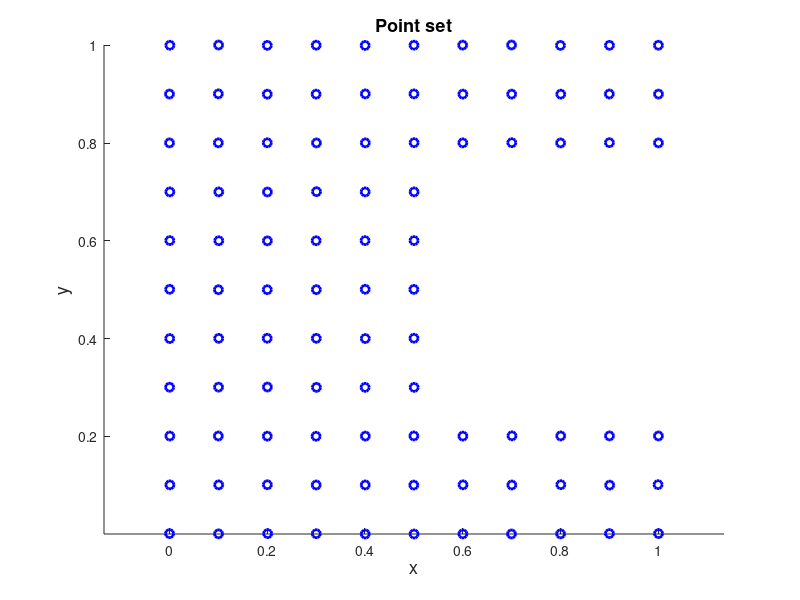

Recreate this plot in MATLAB. (Note: this script raises an error after producing the figure.)
%% Mesh generation from a 2D gridded point set with a cavity

%% Introduction
% In this example, a 2-dimensional point set is given, which has an
% internal cavity. The points form a uniform grid. The idea for the concave
% mesh creation is to create initially the Delaunay triangulation of the
% point set and afterwards delete from the mesh the simplices with edge
% lengths larger than a specified value.

%% Initial data
% Set the random number generator.
rng(1);
%%
% Set the dimension of the problem.
d=2;
%% 
% Define the point set. Create a square with side length equal to 1
% containing gridded mesh.
[X,Y]=meshgrid(0:0.1:1);
points=[X(:),Y(:)];
%%
% Delete the points at the internal cavity.
points((points(:,1)>0.5 & points(:,2)>0.2 & points(:,2)<0.8),:)=[];
%%
% Make small perturbations to the point coordinates to avoid numerical
% instabilities.
points=points+0.001*rand(size(points));
%%
% Plot the points defining the region the concave hull of which is to be
% extracted.
figure('Name','Point set','NumberTitle','off')
scatter(points(:,1),points(:,2),...
    'marker','o','MarkerEdgeColor',[0 0 1],'LineWidth',2)
xlabel('x','FontSize',13);
ylabel('y','FontSize',13);
title('Point set','FontSize',13)
axis equal

%% Processing
% Find the Delaunay triangulation of the point set.
DT=delaunay_nd(points);
%%
% Find the squared lengths of the edges of each simplex in the mesh.
edgelength=zeros(size(DT));
for i=1:size(DT,2)
    j=i+1;
    if j>size(DT,2)
        j=j-size(DT,2);
    end
    edgevec=points(DT(:,i),:)-points(DT(:,j),:);
    edgelength(:,i)=sum(edgevec.^2,2);
end
%%
% Find the simplices with squared edge lengths larger than $0.03$.
sim2del1=any(edgelength>0.03,2);
%%
% Find the simplices with squared edge length lower than $0.001$. These are
% created due to the random permutations performed at the initial point
% set. If no perturbations are performed at the initial data, there is no
% need for this step.
sim2del2=any(edgelength<0.009,2);
%%
% Retain the remaining simplices.
DT2=DT(~(sim2del1 | sim2del2),:);

%% Plots
% Plot the mesh of the point set with the cavity.
figure('Name','Mesh including cavity','NumberTitle','off')
patch('Faces',DT,'Vertices',points,...
    'FaceColor',[1 0.5 0],'EdgeColor',[0 0 1]);
xlabel('x','FontSize',13);
ylabel('y','FontSize',13);
title('Mesh including cavity','FontSize',13)

%%
% Plot the mesh of the point set without the cavity.
figure('Name','Mesh excluding cavity','NumberTitle','off')
patch('Faces',DT2,'Vertices',points,...
    'FaceColor',[1 0.5 0],'EdgeColor',[0 0 1]);
xlabel('x','FontSize',13);
ylabel('y','FontSize',13);
title('Mesh excluding cavity','FontSize',13)

%% Contact author
%
%  (c) 2014 by George Papazafeiropoulos
%  First Lieutenant, Infrastructure Engineer, Hellenic Air Force
%  Civil Engineer, M.Sc., Ph.D. candidate, NTUA
%
% Email: gpapazafeiropoulos@yahoo.gr
%
% Website: http://users.ntua.gr/gpapazaf/
%

